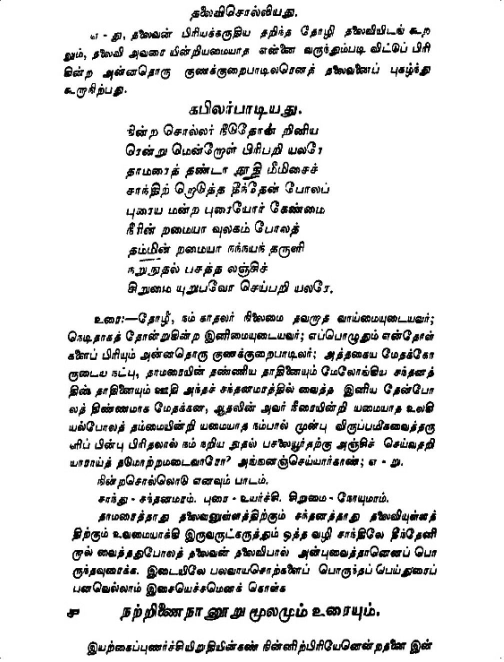
#> input picture raw/sample1.png, 1008 x 1324 px (shown at 1/2 size)
$ python -i preprocess.py   (imports and definitions only)
#> lines starting #> are read from the running program, lines starting #| are printed output that depends on the picture; after the words box and inside, x2 and y2 are one past the last pixel; in counts of white or black regions, pixels touching at a corner belong together
"""Safe-wins OCR preprocessing for Pink Cloud.

Applied to a COPY of the page before OCR. Four operations, all
information-preserving by construction:

  1. crop dark scan borders            (geometry)
  2. deskew                            (geometry)
  3. grayscale background flattening   (photometric: kills yellowing/shadows,
                                        keeps pulli dots and thin strokes)
  4. upscale only when the scan is low-res (geometry)

Heavy preprocessing (denoise, binarize, AI restoration) is deliberately NOT
here: Sarvam/Gemini are modern vision models that clean up internally, and
this repo's own measurement showed aggressive repair HURTS clean pages
(raw+filter CER 27.22% vs repaired+filter 31.91%).

The app's bbox contract is the uncropped page image, so prepare() also
returns a Mapper that puts OCR bboxes back on the original page.

ponytail: the crop/deskew/upscale heuristics are simple on purpose; each
constant below is the one place to tune if a real page disagrees.
"""

from __future__ import annotations

import cv2
import numpy as np

DARK = 60            # pixel value below which a pixel counts as "scan border"
DARK_FRAC = 0.97     # a border row/col is >=97% dark
MAX_TRIM = 0.12      # never trim more than 12% from any side
DESKEW_MIN = 0.2     # degrees; smaller angles are not worth rotating
LOW_RES_SIDE = 1000  # px; a page whose long side is below this is low-res
UPSCALE_TO = 1600    # px; long-side target after upscaling (the app's cap)
MAX_UPSCALE = 2.0    # never upscale more than 2x
FLATTEN_SIDE = 900   # px; background-estimate resolution


def _content_box(gray: np.ndarray) -> tuple[int, int, int, int]:
    """Trim rows/cols at the edges that are almost entirely dark.

    Conservative by design: only walks inward from each edge while the
    line is >= DARK_FRAC dark, and refuses the crop entirely if it would
    remove more than MAX_TRIM of the page (a genuinely dark document must
    not lose its text)."""
    h, w = gray.shape
    dark = gray < DARK
    rows = dark.mean(axis=1)
    cols = dark.mean(axis=0)

    top = 0
    while top < h * MAX_TRIM and rows[top] >= DARK_FRAC:
        top += 1
    bottom = h
    while bottom > h * (1 - MAX_TRIM) and rows[bottom - 1] >= DARK_FRAC:
        bottom -= 1
    left = 0
    while left < w * MAX_TRIM and cols[left] >= DARK_FRAC:
        left += 1
    right = w
    while right > w * (1 - MAX_TRIM) and cols[right - 1] >= DARK_FRAC:
        right -= 1

    if right - left < w * 0.3 or bottom - top < h * 0.3:
        return 0, 0, w, h  # too aggressive -> leave the page alone
    return left, top, right, bottom


def _deskew_angle(gray: np.ndarray) -> float:
    """Projection-profile deskew: coarse 0.5 deg, then fine 0.1 deg.

    Higher profile sharpness = straighter text lines. A best score within
    2% of the 0 deg score means the page is already straight, so it is
    left untouched (same guard the repair pipeline uses)."""
    s = min(1.0, 1000 / max(gray.shape))
    small = (cv2.resize(gray, None, fx=s, fy=s, interpolation=cv2.INTER_AREA)
             if s < 1 else gray)
    bw = (small < 128).astype(np.uint8)
    if not bw.any():
        return 0.0

    h, w = bw.shape
    center = (w / 2.0, h / 2.0)

    def score(angle: float) -> float:
        m = cv2.getRotationMatrix2D(center, angle, 1.0)
        rot = cv2.warpAffine(bw, m, (w, h), flags=cv2.INTER_NEAREST)
        profile = rot.sum(axis=1, dtype=np.float64)
        return float(np.sum(np.diff(profile) ** 2))

    base = score(0.0)
    coarse = np.arange(-5.0, 5.001, 0.5)
    a0 = float(coarse[int(np.argmax([score(a) for a in coarse]))])
    fine = np.arange(a0 - 0.5, a0 + 0.501, 0.1)
    scores = [score(a) for a in fine]
    best = float(fine[int(np.argmax(scores))])
    return 0.0 if max(scores) <= 1.02 * base else best


def _flatten(gray: np.ndarray) -> np.ndarray:
    """Divide out the paper background, then stretch.

    The background is estimated at low resolution with a morphological
    close, so only large-scale shading (yellowing, stains, shadows) is
    removed; small dark marks stay dark."""
    h, w = gray.shape
    s = min(1.0, FLATTEN_SIDE / max(h, w))
    small = (cv2.resize(gray, None, fx=s, fy=s, interpolation=cv2.INTER_AREA)
             if s < 1 else gray.copy())
    k = max(3, (min(small.shape) // 25) | 1)
    bg = cv2.morphologyEx(small, cv2.MORPH_CLOSE,
                          cv2.getStructuringElement(cv2.MORPH_ELLIPSE, (k, k)))
    bg = cv2.GaussianBlur(bg, (k, k), 0)
    bg = cv2.resize(bg, (w, h), interpolation=cv2.INTER_LINEAR)
    bg = bg.astype(np.float32) + 1.0
    norm = np.clip(gray.astype(np.float32) / bg * 255.0, 0.0, 255.0)
    lo, hi = np.percentile(norm, (1, 99))
    if hi - lo < 8:
        return gray.copy()  # no usable contrast (blank page) -> leave as-is
    hi = max(hi, lo + 1.0)
    return np.clip((norm - lo) / (hi - lo) * 255.0, 0.0, 255.0).astype(np.uint8)


def _upscale_factor(gray: np.ndarray) -> float:
    """1.0 unless the page is low-res (long side below LOW_RES_SIDE).

    ponytail: long side is a robust proxy for scan resolution; glyph-height
    estimates on Tamil pages are noisy because marks break into tiny
    components. Raise UPSCALE_TO if a specific scan needs more."""
    longest = max(gray.shape)
    if longest >= LOW_RES_SIDE:
        return 1.0
    return min(MAX_UPSCALE, UPSCALE_TO / longest)


class Mapper:
    """Maps a bbox from the prepared image back to the original page.

    The transform chain is: original -> crop (offset) -> rotate (about the
    crop centre) -> resize (scale). to_page() applies the inverse in the
    opposite order, then takes the axis-aligned bbox of the 4 corners."""

    def __init__(self, offset, angle, scale, crop_shape):
        self.ox, self.oy = offset
        self.angle = float(angle)
        self.scale = float(scale)
        self.center = (crop_shape[1] / 2.0, crop_shape[0] / 2.0)

    @property
    def identity(self) -> bool:
        return self.angle == 0.0 and self.scale == 1.0 and self.ox == 0 and self.oy == 0

    # [17 lines left out: function to_page, not called in this run]


def prepare(img: np.ndarray) -> tuple[np.ndarray, Mapper]:
    """Return (prepared BGR page, mapper) for OCR.

    Never mutates the input. If nothing applies, the returned image is a
    copy and the mapper is the identity."""
    bgr = cv2.cvtColor(img, cv2.COLOR_GRAY2BGR) if img.ndim == 2 else img.copy()
    gray = cv2.cvtColor(bgr, cv2.COLOR_BGR2GRAY)

    x0, y0, x1, y1 = _content_box(gray)
    crop = bgr[y0:y1, x0:x1]
    crop_gray = gray[y0:y1, x0:x1]

    angle = _deskew_angle(crop_gray)
    if abs(angle) >= DESKEW_MIN:
        m = cv2.getRotationMatrix2D(
            (crop.shape[1] / 2.0, crop.shape[0] / 2.0), angle, 1.0)
        rot = cv2.warpAffine(crop, m, (crop.shape[1], crop.shape[0]),
                             flags=cv2.INTER_CUBIC, borderValue=(255, 255, 255))
    else:
        angle, rot = 0.0, crop

    flat = _flatten(cv2.cvtColor(rot, cv2.COLOR_BGR2GRAY))
    scale = _upscale_factor(flat)
    if scale > 1.0:
        flat = cv2.resize(flat, None, fx=scale, fy=scale,
                          interpolation=cv2.INTER_CUBIC)

    mapper = Mapper((x0, y0), angle, scale, crop.shape[:2])
    return cv2.cvtColor(flat, cv2.COLOR_GRAY2BGR), mapper

>>> import cv2
>>> picture = cv2.imread('../../../raw/sample1.png')
#> picture is the input picture: shape (1324, 1008, 3); min 0, max 255, mean 224.3
>>> result = prepare(picture)
#> in _content_box, `dark = gray < DARK`:
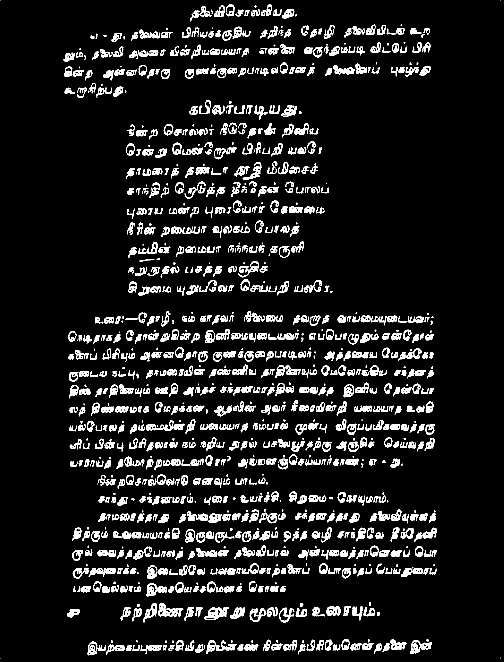
#> dark: shape (1324, 1008) bool (shown at 1/2 size); 9.1% white; 1175 white regions (262 under 20 px), largest, box (x1, y1, x2, y2) and area: (408, 1215, 458, 1240) 632, (316, 1206, 367, 1234) 626, (476, 522, 517, 555) 399
#> in _content_box, `rows = dark.mean(axis=1)`: rows = 1324 values, max 0.434 at index 1109, min 0 at index 1, mean 0.0909
#> in _content_box, `cols = dark.mean(axis=0)`: cols = 1008 values, max 0.221 at index 491, min 0 at index 1, mean 0.0909
#> after the loop in _content_box, `while top < h * MAX_TRIM and rows[top] >= DARK_FRAC:`: top = 0
#> after the loop in _content_box, `while bottom > h * (1 - MAX_TRIM) and rows[bottom - 1] >= DARK_FRAC:`: bottom = 1324
#> after the loop in _content_box, `while left < w * MAX_TRIM and cols[left] >= DARK_FRAC:`: left = 0
#> after the loop in _content_box, `while right > w * (1 - MAX_TRIM) and cols[right - 1] >= DARK_FRAC:`: right = 1008
#> in prepare, `x0, y0, x1, y1 = _content_box(gray)`: x0 = 0; x1 = 1008; y1 = 1324
#> in _deskew_angle, `bw = (small < 128).astype(np.uint8)`:
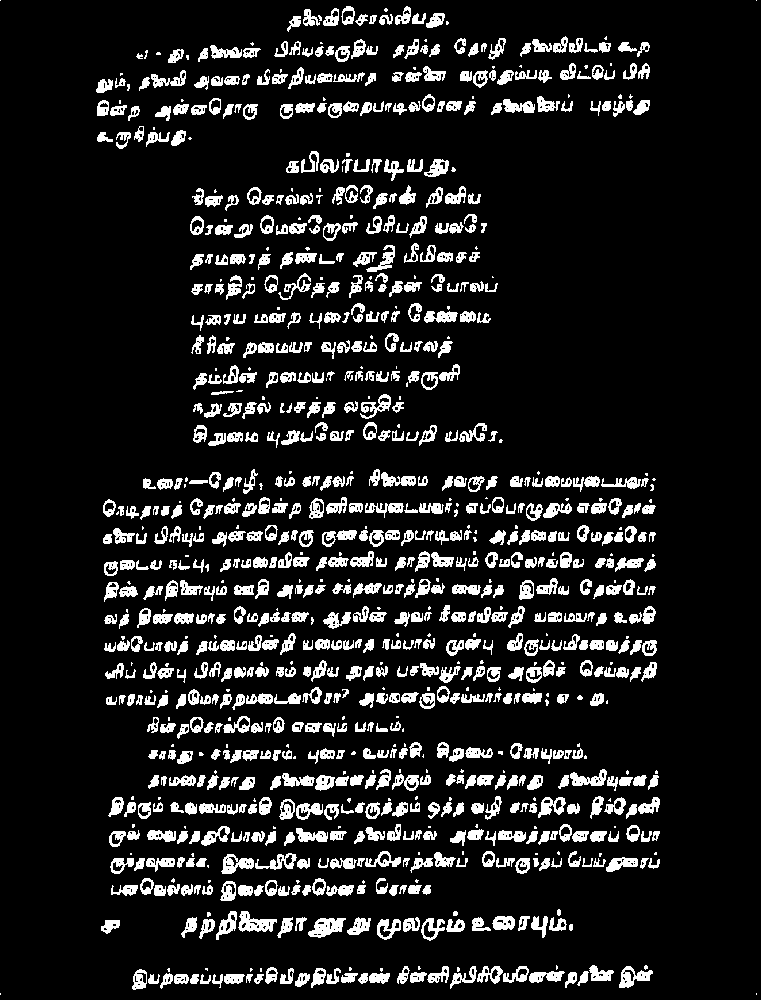
#> bw: shape (1000, 761); values 0 (black) and 1 (white), 12% white; 1058 white regions (218 under 20 px), largest, box (x1, y1, x2, y2) and area: (308, 918, 346, 938) 456, (238, 911, 277, 932) 445, (619, 966, 653, 988) 365
#> in score, `profile = rot.sum(axis=1, dtype=np.float64)`: profile = 1000 values, max 384 at index 838, min 0 at index 1, mean 91.45
#> in _deskew_angle, `base = score(0.0)`: base = 1121846
#> in score (call 22), `m = cv2.getRotationMatrix2D(center, angle, 1.0)`: m = [[0.996, 0.0872, -42.13], [-0.0872, 0.996, 35.07]]
#> in score (call 22), `rot = cv2.warpAffine(bw, m, (w, h), flags=cv2.INTER_NEAREST)`:
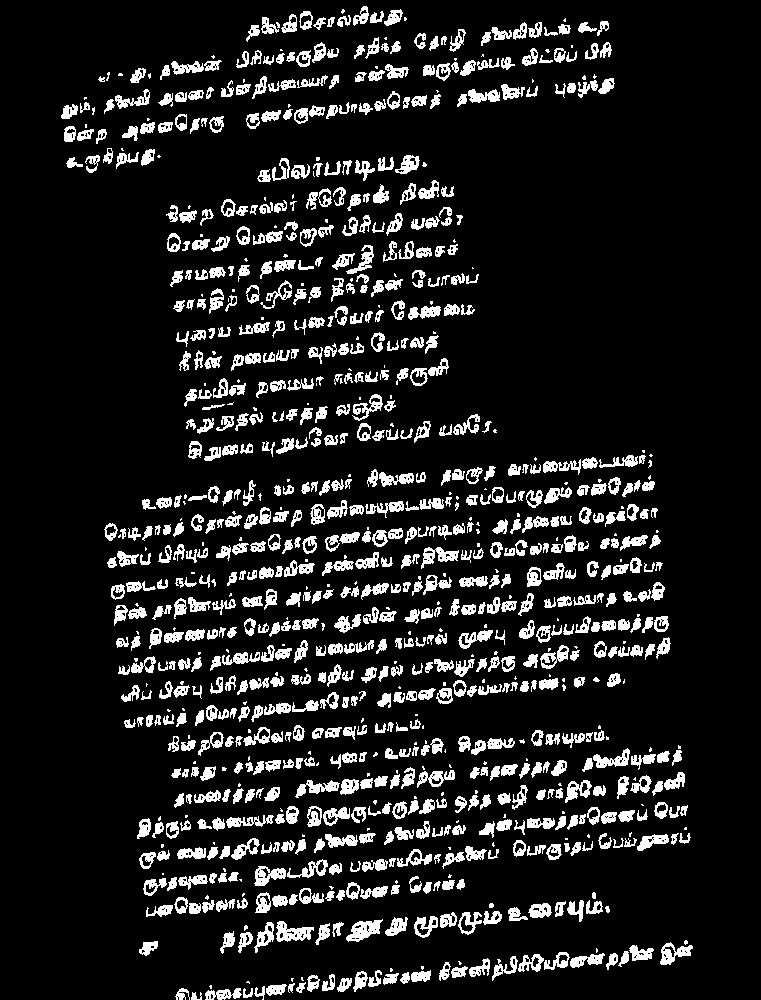
#> rot: shape (1000, 761); values 0 (black) and 1 (white), 12% white; 1017 white regions (214 under 20 px), largest, box (x1, y1, x2, y2) and area: (346, 919, 383, 942) 457, (276, 921, 314, 942) 444, (421, 547, 459, 569) 372
#> in score (call 22), `profile = rot.sum(axis=1, dtype=np.float64)`: profile = 1000 values, max 206 at index 822, min 0 at index 0, mean 91.31
#> in _deskew_angle, `a0 = float(coarse[int(np.argmax([score(a) for a in coarse]))])`: a0 = 0
#> in score (call 30), `m = cv2.getRotationMatrix2D(center, angle, 1.0)`: m = [[1, 0.00349, -1.74], [-0.00349, 1, 1.33]]
#> in score (call 30), `rot = cv2.warpAffine(bw, m, (w, h), flags=cv2.INTER_NEAREST)`:
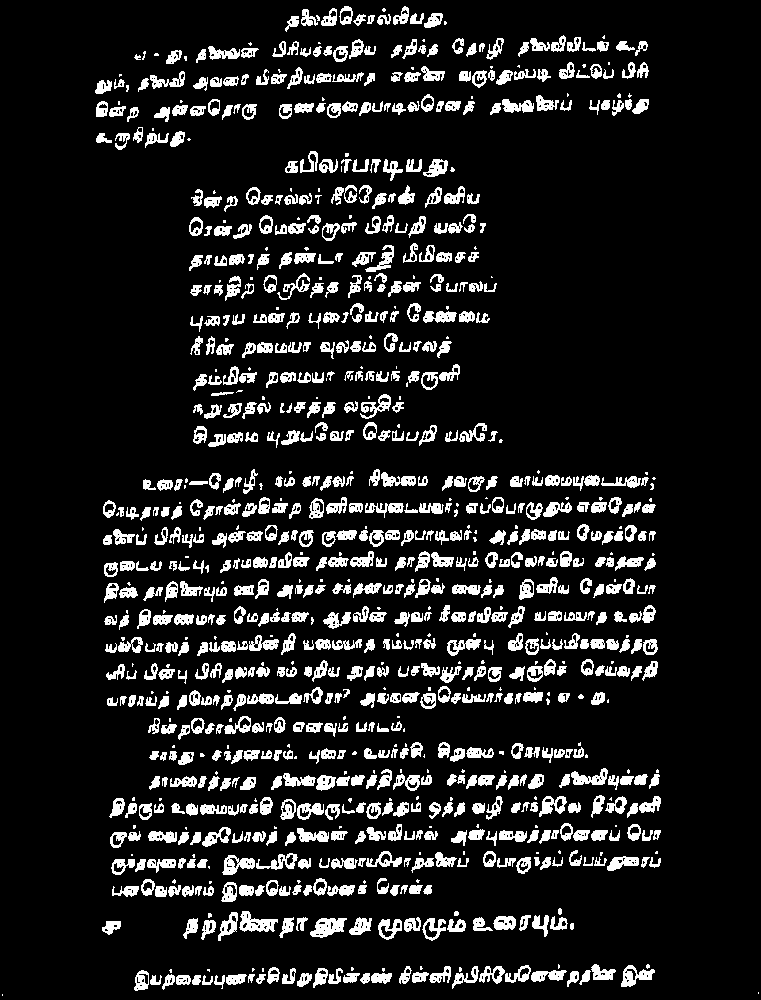
#> rot: shape (1000, 761); values 0 (black) and 1 (white), 12% white; 1051 white regions (216 under 20 px), largest, box (x1, y1, x2, y2) and area: (310, 918, 347, 938) 456, (239, 911, 278, 932) 445, (621, 965, 655, 987) 365
#> in score (call 30), `profile = rot.sum(axis=1, dtype=np.float64)`: profile = 1000 values, max 379 at index 838, min 0 at index 0, mean 91.45
#> in score (call 31), `m = cv2.getRotationMatrix2D(center, angle, 1.0)`: m = [[1, 0.00524, -2.61], [-0.00524, 1, 2]]
#> in score (call 31), `rot = cv2.warpAffine(bw, m, (w, h), flags=cv2.INTER_NEAREST)`:
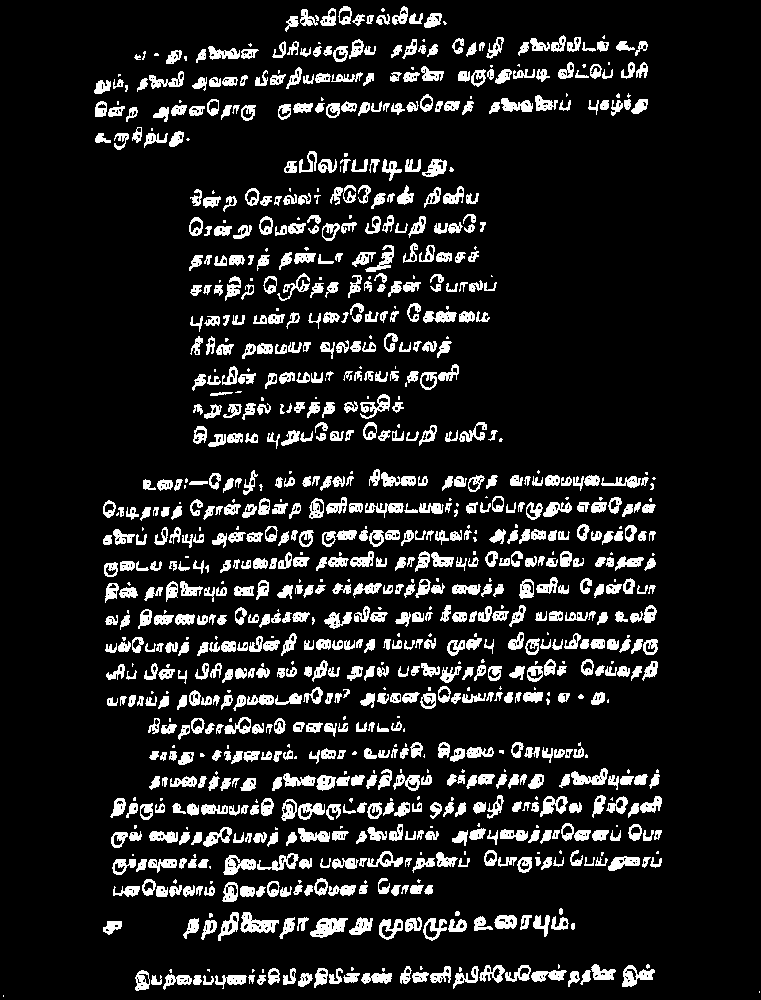
#> rot: shape (1000, 761); values 0 (black) and 1 (white), 12% white; 1053 white regions (216 under 20 px), largest, box (x1, y1, x2, y2) and area: (310, 918, 348, 938) 456, (240, 912, 279, 933) 445, (622, 965, 655, 987) 365
#> in score (call 31), `profile = rot.sum(axis=1, dtype=np.float64)`: profile = 1000 values, max 377 at index 838, min 0 at index 0, mean 91.45
#> in score (call 32), `m = cv2.getRotationMatrix2D(center, angle, 1.0)`: m = [[1, 0.00698, -3.48], [-0.00698, 1, 2.67]]
#> in score (call 32), `rot = cv2.warpAffine(bw, m, (w, h), flags=cv2.INTER_NEAREST)`:
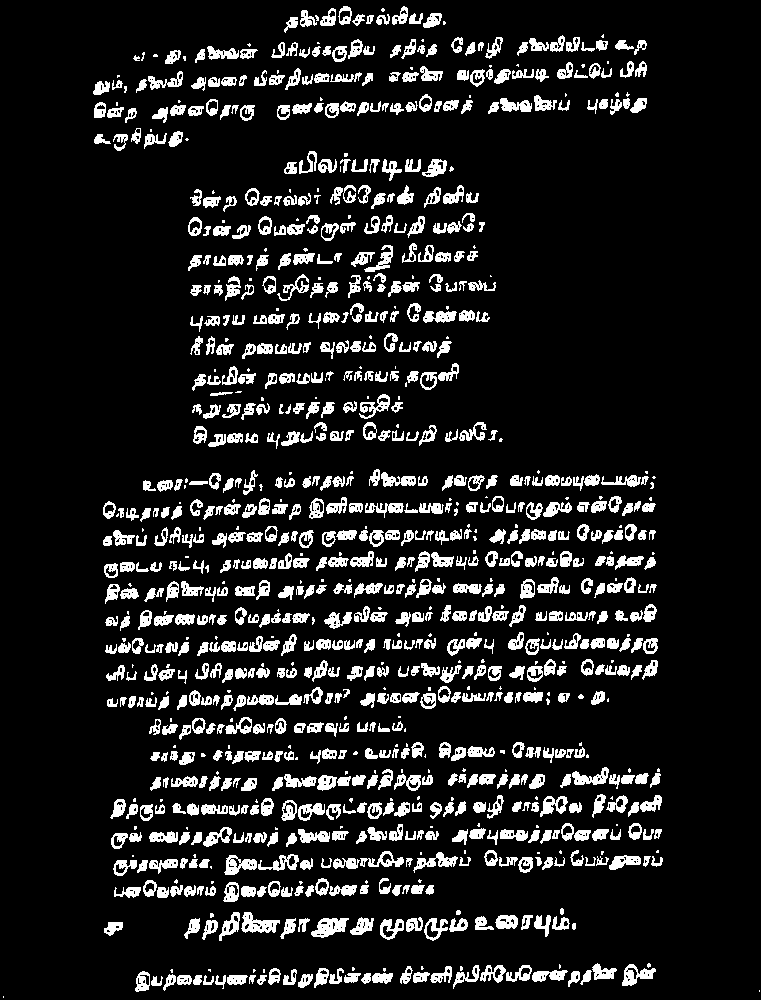
#> rot: shape (1000, 761); values 0 (black) and 1 (white), 12% white; 1053 white regions (216 under 20 px), largest, box (x1, y1, x2, y2) and area: (311, 918, 349, 938) 456, (241, 912, 280, 933) 445, (622, 964, 656, 986) 365
#> in score (call 32), `profile = rot.sum(axis=1, dtype=np.float64)`: profile = 1000 values, max 376 at index 837, min 0 at index 0, mean 91.45
#> in _deskew_angle, `scores = [score(a) for a in fine]`: scores = [924600, 982230, 1071618, 1079950, 1121612, 1121846, 1121820, 881318, 785492, 676860, 631436]
#> in _deskew_angle, `best = float(fine[int(np.argmax(scores))])`: best = -1.11e-16
#> in prepare, `angle = _deskew_angle(crop_gray)`: angle = 0
#> in _flatten, `small = (cv2.resize(gray, None, fx=s, fy=s, interpolation=cv2.INTER_AR..`:
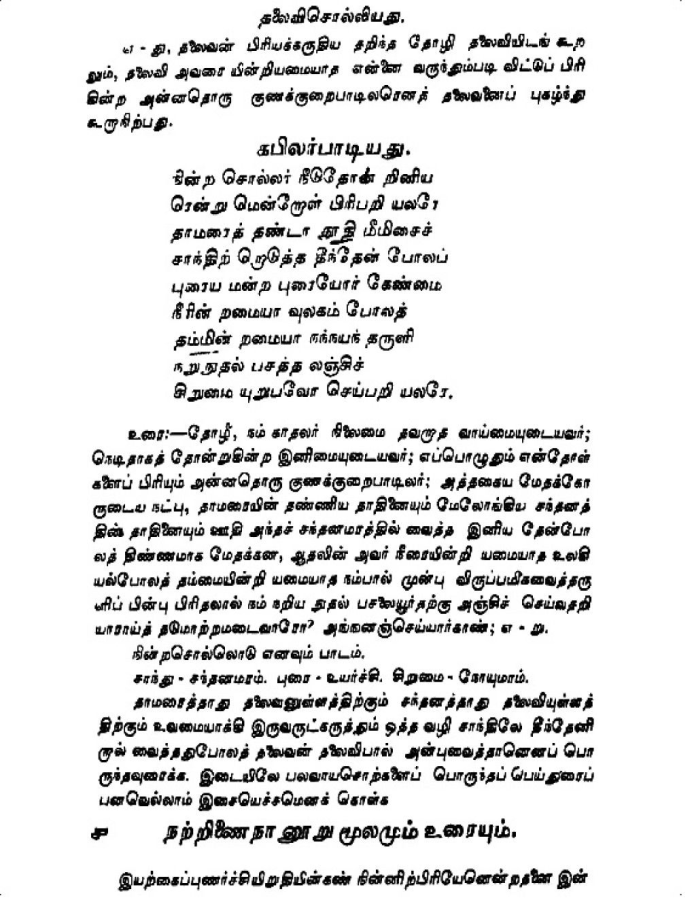
#> small: shape (900, 685); min 0, max 255, mean 224.3
#> in _flatten, `lo, hi = np.percentile(norm, (1, 99))`: hi = 254
#> in prepare, `scale = _upscale_factor(flat)`: scale = 1
#> in __init__, `self.angle = float(angle)`: self.angle = 0
#> in __init__, `self.scale = float(scale)`: self.scale = 1
